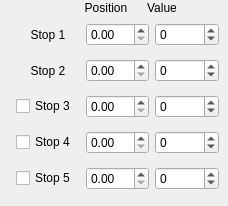
      <widget class="QWidget" name="tab_10">
       <attribute name="title">
        <string>Menu Item</string>
       </attribute>
       <widget class="QLabel" name="label_95">
        <property name="geometry">
         <rect>
          <x>136</x>
          <y>0</y>
          <width>52</width>
          <height>16</height>
         </rect>
        </property>
        <property name="text">
         <string>Value</string>
        </property>
        <property name="alignment">
         <set>Qt::AlignCenter</set>
        </property>
       </widget>
       <widget class="QLabel" name="label_96">
        <property name="geometry">
         <rect>
          <x>80</x>
          <y>0</y>
          <width>52</width>
          <height>16</height>
         </rect>
        </property>
        <property name="text">
         <string>Position</string>
        </property>
        <property name="alignment">
         <set>Qt::AlignCenter</set>
        </property>
       </widget>
       <widget class="QWidget" name="layoutWidget_16">
        <property name="geometry">
         <rect>
          <x>16</x>
          <y>16</y>
          <width>203</width>
          <height>181</height>
         </rect>
        </property>
        <layout class="QGridLayout" name="gridLayout_19">
         <item row="1" column="1">
          <widget class="QDoubleSpinBox" name="doubleMenuitemgrad2">
           <property name="maximum">
            <double>1.000000000000000</double>
           </property>
           <property name="singleStep">
            <double>0.010000000000000</double>
           </property>
          </widget>
         </item>
         <item row="3" column="1">
          <widget class="QDoubleSpinBox" name="doubleMenuitemgrad4">
           <property name="maximum">
            <double>1.000000000000000</double>
           </property>
           <property name="singleStep">
            <double>0.010000000000000</double>
           </property>
          </widget>
         </item>
         <item row="0" column="0">
          <widget class="QLabel" name="label_97">
           <property name="text">
            <string>Stop 1</string>
           </property>
           <property name="alignment">
            <set>Qt::AlignCenter</set>
           </property>
          </widget>
         </item>
         <item row="0" column="1">
          <widget class="QDoubleSpinBox" name="doubleMenuitemgrad1">
           <property name="maximum">
            <double>1.000000000000000</double>
           </property>
           <property name="singleStep">
            <double>0.010000000000000</double>
           </property>
          </widget>
         </item>
         <item row="0" column="2">
          <widget class="QSpinBox" name="spinMenuitemgrad1">
           <property name="minimum">
            <number>-100</number>
           </property>
           <property name="maximum">
            <number>100</number>
           </property>
          </widget>
         </item>
         <item row="1" column="0">
          <widget class="QLabel" name="label_98">
           <property name="text">
            <string>Stop 2</string>
           </property>
           <property name="alignment">
            <set>Qt::AlignCenter</set>
           </property>
          </widget>
         </item>
         <item row="1" column="2">
          <widget class="QSpinBox" name="spinMenuitemgrad2">
           <property name="minimum">
            <number>-100</number>
           </property>
           <property name="maximum">
            <number>100</number>
           </property>
          </widget>
         </item>
         <item row="2" column="0">
          <widget class="QCheckBox" name="checkMenuitemgrad3">
           <property name="text">
            <string>Stop 3</string>
           </property>
          </widget>
         </item>
         <item row="2" column="1">
          <widget class="QDoubleSpinBox" name="doubleMenuitemgrad3">
           <property name="maximum">
            <double>1.000000000000000</double>
           </property>
           <property name="singleStep">
            <double>0.010000000000000</double>
           </property>
          </widget>
         </item>
         <item row="2" column="2">
          <widget class="QSpinBox" name="spinMenuitemgrad3">
           <property name="minimum">
            <number>-100</number>
           </property>
           <property name="maximum">
            <number>100</number>
           </property>
          </widget>
         </item>
         <item row="3" column="2">
          <widget class="QSpinBox" name="spinMenuitemgrad4">
           <property name="minimum">
            <number>-100</number>
           </property>
           <property name="maximum">
            <number>100</number>
           </property>
          </widget>
         </item>
         <item row="3" column="0">
          <widget class="QCheckBox" name="checkMenuitemgrad4">
           <property name="text">
            <string>Stop 4</string>
           </property>
          </widget>
         </item>
         <item row="4" column="1">
          <widget class="QDoubleSpinBox" name="doubleMenuitemgrad5">
           <property name="maximum">
            <double>1.000000000000000</double>
           </property>
           <property name="singleStep">
            <double>0.010000000000000</double>
           </property>
          </widget>
         </item>
         <item row="4" column="0">
          <widget class="QCheckBox" name="checkMenuitemgrad5">
           <property name="text">
            <string>Stop 5</string>
           </property>
          </widget>
         </item>
         <item row="4" column="2">
          <widget class="QSpinBox" name="spinMenuitemgrad5">
           <property name="minimum">
            <number>-100</number>
           </property>
           <property name="maximum">
            <number>100</number>
           </property>
          </widget>
         </item>
        </layout>
       </widget>
      </widget>
